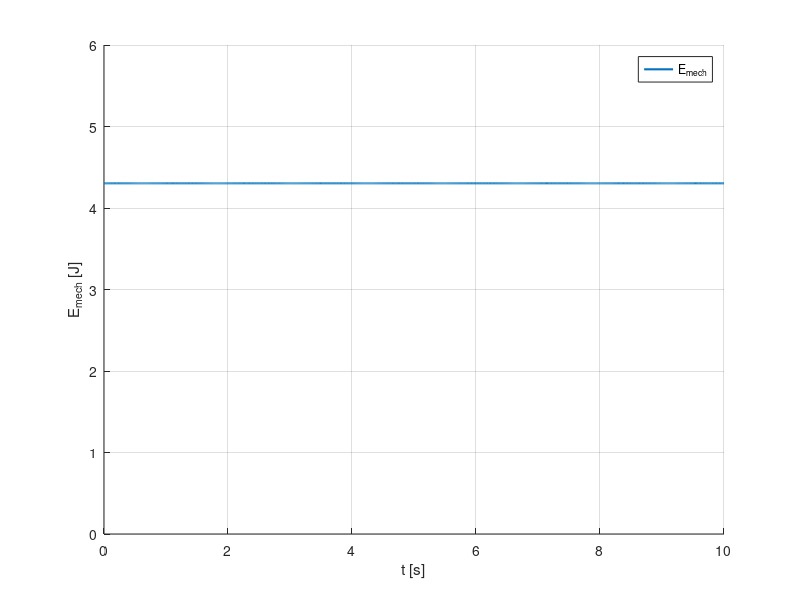

This chart was generated by the following MATLAB code:
%% Problem 2 c)
% In this code, we verify that the mechanical energy of the system remains constant through time.


%% Parameters
close all
clear all
clc

m=0.5;          %kg
r=1;            %m
g=9.81;         %m/s^2

% Initial conditions (arbitrary)
q0=[pi/3; 0];    %rad
dq0=[0; pi];     %rad/s
x0=[q0;dq0];

% Integration limits
tspan=[0 10];   %s

%% Useful functions
% Mass matrix
M=@(q) m*r^2*diag([1,sin(q(1))^2]);
invM=@(q) 1/(m*r^2)*diag([1,1/(sin(q(1))^2)]);

% Non linear forces
fnon=@(q,dq) [0.5*m*r^2*(dq(2)).^2*sin(2*q(1))+m*g*r*sin(q(1)) ;...
              -m*r^2*dq(2).*dq(1)*sin(2*q(1))];

% Function to integrate
f=@(t,x) [x([3 4]) ; invM(x([1 2]))*fnon(x([1 2]),x([3 4]))];

%% Integration
options = odeset('RelTol',1e-10);
[t,x] = ode45(f,tspan,x0,options);

%% Energies
Tpw_a=@(x) 0.5*x([3 4])'*M(x([1 2]))*x([3 4]);
Upw=@(x) m*g*r*cos(x(1));
Epw_a=@(x) Tpw_a(x)+Upw(x);

Emech=NaN(length(t),1);
T=NaN(length(t),1);
U=NaN(length(t),1);
for i=1:length(t)
    Emech(i)=Epw_a(x(i,:)');
    T(i)=Tpw_a(x(i,:)');
    U(i)=Upw(x(i,:)');
end

%% Plot

figure('Numbertitle','off','Name','Mechanical Energy');
grid on
hold on
plot(t,Emech,'LineWidth',1.5,'DisplayName','E_{mech}');
ylim([0 6]);
xlabel('t [s]');ylabel('E_{mech} [J]');
legend show

%% Comments
% As expected, the mechanical energy is constant through time. This is a
% good indicator of a correct dynamics analysis.
